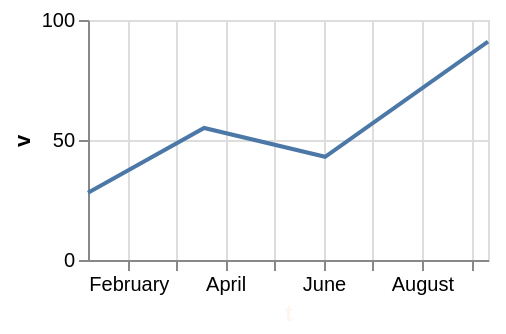

Write a Vega-Lite specification for this figure.
### Vega-Lite specification from a JSON file in a GitHub repository (floating-point values rounded to 4 significant figures)
{"$schema": "https://vega.github.io/schema/vega-lite/v6.json", "width": 200, "height": 120, "data": {"values": [{"c": "alpha", "v": 28, "w": 3, "t": "2024-01-07"}, {"c": "beta", "v": 55, "w": 7, "t": "2024-03-19"}, {"c": "gamma", "v": 43, "w": 5, "t": "2024-06-02"}, {"c": "delta", "v": 91, "w": 9, "t": "2024-09-11"}]}, "mark": "line", "encoding": {"x": {"field": "t", "type": "temporal", "axis": {"titleColor": "seashell"}}, "y": {"field": "v", "type": "quantitative"}}}
